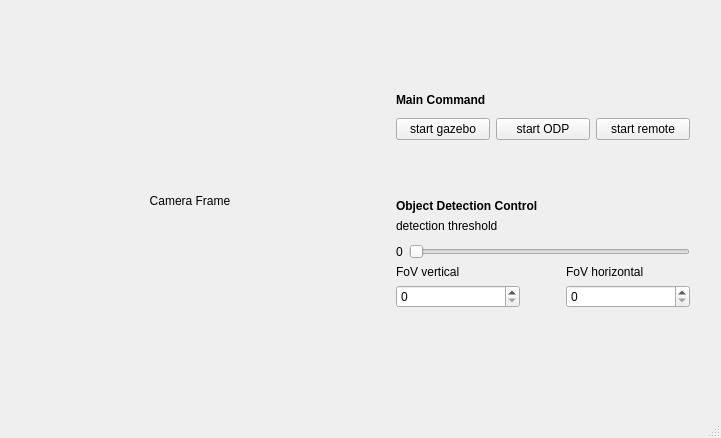
<?xml version="1.0" encoding="UTF-8"?>
<ui version="4.0">
 <class>MainWindow</class>
 <widget class="QMainWindow" name="MainWindow">
  <property name="geometry">
   <rect>
    <x>0</x>
    <y>0</y>
    <width>721</width>
    <height>438</height>
   </rect>
  </property>
  <property name="windowTitle">
   <string>MainWindow</string>
  </property>
  <widget class="QWidget" name="centralwidget">
   <widget class="QWidget" name="">
    <property name="geometry">
     <rect>
      <x>30</x>
      <y>40</y>
      <width>660</width>
      <height>322</height>
     </rect>
    </property>
    <layout class="QHBoxLayout" name="horizontalLayout_4">
     <item>
      <widget class="QLabel" name="camera_output_frame">
       <property name="sizePolicy">
        <sizepolicy hsizetype="Fixed" vsizetype="Preferred">
         <horstretch>0</horstretch>
         <verstretch>0</verstretch>
        </sizepolicy>
       </property>
       <property name="minimumSize">
        <size>
         <width>320</width>
         <height>320</height>
        </size>
       </property>
       <property name="text">
        <string>Camera Frame</string>
       </property>
       <property name="alignment">
        <set>Qt::AlignCenter</set>
       </property>
      </widget>
     </item>
     <item>
      <spacer name="horizontalSpacer_2">
       <property name="orientation">
        <enum>Qt::Horizontal</enum>
       </property>
       <property name="sizeType">
        <enum>QSizePolicy::Fixed</enum>
       </property>
       <property name="sizeHint" stdset="0">
        <size>
         <width>40</width>
         <height>20</height>
        </size>
       </property>
      </spacer>
     </item>
     <item>
      <layout class="QVBoxLayout" name="verticalLayout_7">
       <item>
        <layout class="QVBoxLayout" name="verticalLayout_5">
         <item>
          <widget class="QLabel" name="label_2">
           <property name="sizePolicy">
            <sizepolicy hsizetype="Preferred" vsizetype="Maximum">
             <horstretch>0</horstretch>
             <verstretch>0</verstretch>
            </sizepolicy>
           </property>
           <property name="font">
            <font>
             <weight>75</weight>
             <bold>true</bold>
            </font>
           </property>
           <property name="text">
            <string>Main Command</string>
           </property>
          </widget>
         </item>
         <item>
          <spacer name="verticalSpacer">
           <property name="orientation">
            <enum>Qt::Vertical</enum>
           </property>
           <property name="sizeType">
            <enum>QSizePolicy::Fixed</enum>
           </property>
           <property name="sizeHint" stdset="0">
            <size>
             <width>20</width>
             <height>5</height>
            </size>
           </property>
          </spacer>
         </item>
         <item>
          <layout class="QHBoxLayout" name="horizontalLayout_3">
           <property name="sizeConstraint">
            <enum>QLayout::SetDefaultConstraint</enum>
           </property>
           <item>
            <widget class="QPushButton" name="start_gazebo_button">
             <property name="text">
              <string>start gazebo</string>
             </property>
            </widget>
           </item>
           <item>
            <widget class="QPushButton" name="start_camera_button">
             <property name="text">
              <string>start ODP</string>
             </property>
            </widget>
           </item>
           <item>
            <widget class="QPushButton" name="start_remote_button">
             <property name="text">
              <string>start remote</string>
             </property>
            </widget>
           </item>
          </layout>
         </item>
        </layout>
       </item>
       <item>
        <layout class="QVBoxLayout" name="verticalLayout_6">
         <item>
          <widget class="QLabel" name="label">
           <property name="sizePolicy">
            <sizepolicy hsizetype="Preferred" vsizetype="Fixed">
             <horstretch>0</horstretch>
             <verstretch>0</verstretch>
            </sizepolicy>
           </property>
           <property name="font">
            <font>
             <weight>75</weight>
             <bold>true</bold>
            </font>
           </property>
           <property name="text">
            <string>Object Detection Control</string>
           </property>
          </widget>
         </item>
         <item>
          <layout class="QVBoxLayout" name="verticalLayout_4">
           <item>
            <layout class="QVBoxLayout" name="verticalLayout">
             <item>
              <widget class="QLabel" name="detect_thresold_label">
               <property name="sizePolicy">
                <sizepolicy hsizetype="Preferred" vsizetype="Maximum">
                 <horstretch>0</horstretch>
                 <verstretch>0</verstretch>
                </sizepolicy>
               </property>
               <property name="text">
                <string>detection threshold</string>
               </property>
              </widget>
             </item>
             <item>
              <spacer name="verticalSpacer_2">
               <property name="orientation">
                <enum>Qt::Vertical</enum>
               </property>
               <property name="sizeType">
                <enum>QSizePolicy::Fixed</enum>
               </property>
               <property name="sizeHint" stdset="0">
                <size>
                 <width>20</width>
                 <height>5</height>
                </size>
               </property>
              </spacer>
             </item>
             <item>
              <layout class="QHBoxLayout" name="horizontalLayout">
               <item>
                <widget class="QLabel" name="slider_val_label">
                 <property name="sizePolicy">
                  <sizepolicy hsizetype="Maximum" vsizetype="Preferred">
                   <horstretch>0</horstretch>
                   <verstretch>0</verstretch>
                  </sizepolicy>
                 </property>
                 <property name="text">
                  <string>0</string>
                 </property>
                </widget>
               </item>
               <item>
                <widget class="QSlider" name="detect_threshold_hSlider">
                 <property name="sizePolicy">
                  <sizepolicy hsizetype="Expanding" vsizetype="Maximum">
                   <horstretch>0</horstretch>
                   <verstretch>0</verstretch>
                  </sizepolicy>
                 </property>
                 <property name="orientation">
                  <enum>Qt::Horizontal</enum>
                 </property>
                </widget>
               </item>
              </layout>
             </item>
            </layout>
           </item>
           <item>
            <layout class="QHBoxLayout" name="horizontalLayout_2">
             <item>
              <layout class="QVBoxLayout" name="verticalLayout_2">
               <item>
                <widget class="QLabel" name="fovv_label">
                 <property name="sizePolicy">
                  <sizepolicy hsizetype="Preferred" vsizetype="Maximum">
                   <horstretch>0</horstretch>
                   <verstretch>0</verstretch>
                  </sizepolicy>
                 </property>
                 <property name="text">
                  <string>FoV vertical</string>
                 </property>
                </widget>
               </item>
               <item>
                <widget class="QSpinBox" name="fovv_spinBox"/>
               </item>
              </layout>
             </item>
             <item>
              <spacer name="horizontalSpacer">
               <property name="orientation">
                <enum>Qt::Horizontal</enum>
               </property>
               <property name="sizeType">
                <enum>QSizePolicy::Fixed</enum>
               </property>
               <property name="sizeHint" stdset="0">
                <size>
                 <width>40</width>
                 <height>20</height>
                </size>
               </property>
              </spacer>
             </item>
             <item>
              <layout class="QVBoxLayout" name="verticalLayout_3">
               <item>
                <widget class="QLabel" name="fovh_label">
                 <property name="sizePolicy">
                  <sizepolicy hsizetype="Preferred" vsizetype="Maximum">
                   <horstretch>0</horstretch>
                   <verstretch>0</verstretch>
                  </sizepolicy>
                 </property>
                 <property name="text">
                  <string>FoV horizontal</string>
                 </property>
                </widget>
               </item>
               <item>
                <widget class="QSpinBox" name="fovh_spinBox"/>
               </item>
              </layout>
             </item>
            </layout>
           </item>
          </layout>
         </item>
        </layout>
       </item>
      </layout>
     </item>
    </layout>
   </widget>
  </widget>
  <widget class="QMenuBar" name="menubar">
   <property name="geometry">
    <rect>
     <x>0</x>
     <y>0</y>
     <width>721</width>
     <height>22</height>
    </rect>
   </property>
  </widget>
  <widget class="QStatusBar" name="statusbar"/>
 </widget>
 <resources/>
 <connections/>
</ui>
